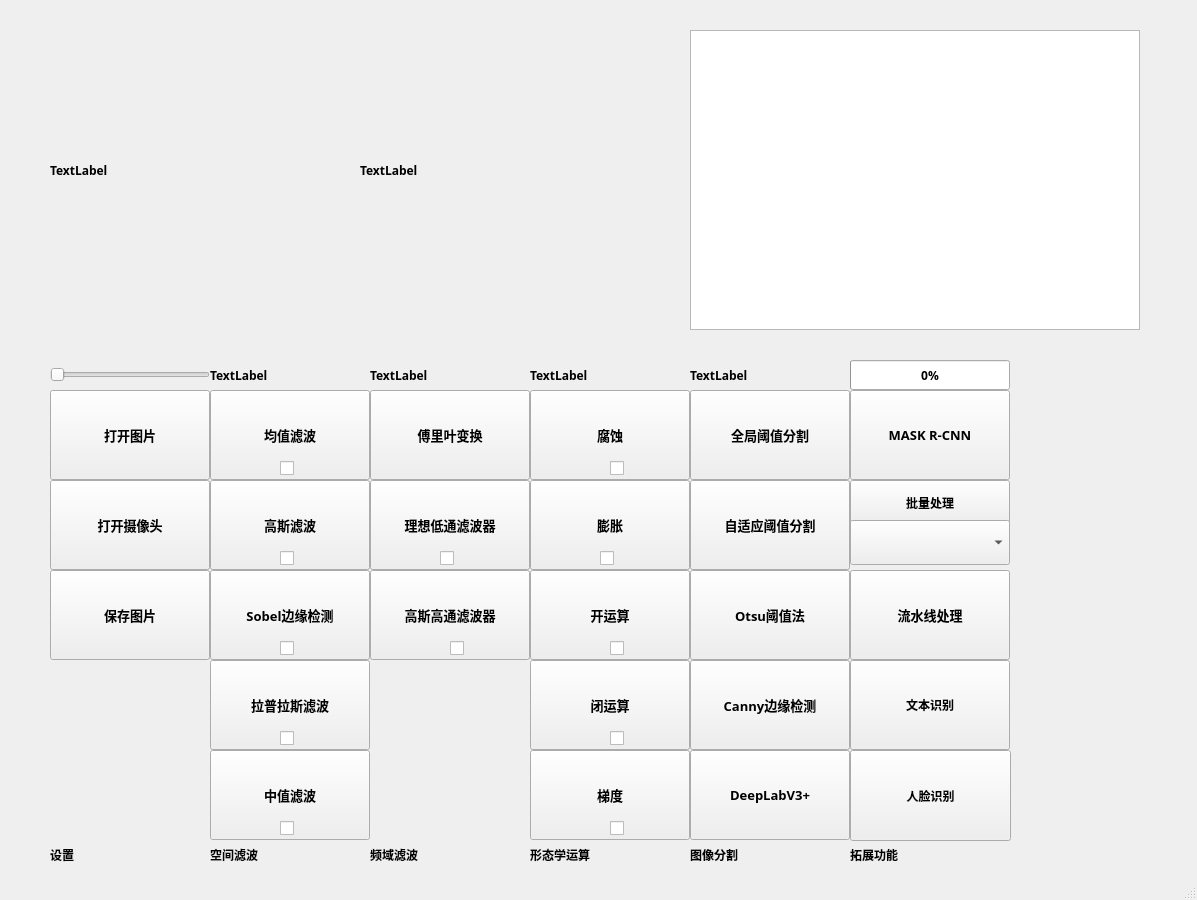
<?xml version="1.0" encoding="UTF-8"?>
<ui version="4.0" idbasedtr="true">
 <class>MainWindow</class>
 <widget class="QMainWindow" name="MainWindow">
  <property name="geometry">
   <rect>
    <x>0</x>
    <y>0</y>
    <width>1197</width>
    <height>900</height>
   </rect>
  </property>
  <property name="font">
   <font>
    <family>楷体</family>
    <weight>75</weight>
    <bold>true</bold>
   </font>
  </property>
  <property name="windowTitle">
   <string>MainWindow</string>
  </property>
  <property name="tabShape">
   <enum>QTabWidget::Rounded</enum>
  </property>
  <widget class="QWidget" name="centralwidget">
   <widget class="QLabel" name="label">
    <property name="geometry">
     <rect>
      <x>50</x>
      <y>20</y>
      <width>300</width>
      <height>300</height>
     </rect>
    </property>
    <property name="text">
     <string>TextLabel</string>
    </property>
    <property name="scaledContents">
     <bool>true</bool>
    </property>
   </widget>
   <widget class="QLabel" name="label_2">
    <property name="geometry">
     <rect>
      <x>360</x>
      <y>20</y>
      <width>300</width>
      <height>300</height>
     </rect>
    </property>
    <property name="text">
     <string>TextLabel</string>
    </property>
    <property name="scaledContents">
     <bool>true</bool>
    </property>
   </widget>
   <widget class="QPushButton" name="pushButton">
    <property name="geometry">
     <rect>
      <x>50</x>
      <y>390</y>
      <width>160</width>
      <height>90</height>
     </rect>
    </property>
    <property name="font">
     <font>
      <family>楷体</family>
      <pointsize>10</pointsize>
      <weight>75</weight>
      <bold>true</bold>
     </font>
    </property>
    <property name="autoFillBackground">
     <bool>true</bool>
    </property>
    <property name="text">
     <string>打开图片</string>
    </property>
    <property name="autoDefault">
     <bool>true</bool>
    </property>
   </widget>
   <widget class="QPushButton" name="pushButton_2">
    <property name="geometry">
     <rect>
      <x>50</x>
      <y>480</y>
      <width>160</width>
      <height>90</height>
     </rect>
    </property>
    <property name="font">
     <font>
      <family>楷体</family>
      <pointsize>10</pointsize>
      <weight>75</weight>
      <bold>true</bold>
     </font>
    </property>
    <property name="autoFillBackground">
     <bool>true</bool>
    </property>
    <property name="text">
     <string>打开摄像头</string>
    </property>
   </widget>
   <widget class="QPushButton" name="pushButton_3">
    <property name="geometry">
     <rect>
      <x>50</x>
      <y>570</y>
      <width>160</width>
      <height>90</height>
     </rect>
    </property>
    <property name="font">
     <font>
      <family>楷体</family>
      <pointsize>10</pointsize>
      <weight>75</weight>
      <bold>true</bold>
     </font>
    </property>
    <property name="text">
     <string>保存图片</string>
    </property>
   </widget>
   <widget class="QPushButton" name="pushButton_4">
    <property name="geometry">
     <rect>
      <x>210</x>
      <y>390</y>
      <width>160</width>
      <height>90</height>
     </rect>
    </property>
    <property name="font">
     <font>
      <family>楷体</family>
      <pointsize>10</pointsize>
      <weight>75</weight>
      <bold>true</bold>
     </font>
    </property>
    <property name="text">
     <string>均值滤波</string>
    </property>
   </widget>
   <widget class="QPushButton" name="pushButton_5">
    <property name="geometry">
     <rect>
      <x>210</x>
      <y>480</y>
      <width>160</width>
      <height>90</height>
     </rect>
    </property>
    <property name="font">
     <font>
      <family>楷体</family>
      <pointsize>10</pointsize>
      <weight>75</weight>
      <bold>true</bold>
     </font>
    </property>
    <property name="text">
     <string>高斯滤波</string>
    </property>
   </widget>
   <widget class="QPushButton" name="pushButton_6">
    <property name="geometry">
     <rect>
      <x>210</x>
      <y>570</y>
      <width>160</width>
      <height>90</height>
     </rect>
    </property>
    <property name="font">
     <font>
      <family>楷体</family>
      <pointsize>10</pointsize>
      <weight>75</weight>
      <bold>true</bold>
     </font>
    </property>
    <property name="text">
     <string>Sobel边缘检测</string>
    </property>
   </widget>
   <widget class="QPushButton" name="pushButton_7">
    <property name="geometry">
     <rect>
      <x>210</x>
      <y>660</y>
      <width>160</width>
      <height>90</height>
     </rect>
    </property>
    <property name="font">
     <font>
      <family>楷体</family>
      <pointsize>10</pointsize>
      <weight>75</weight>
      <bold>true</bold>
     </font>
    </property>
    <property name="text">
     <string>拉普拉斯滤波</string>
    </property>
   </widget>
   <widget class="QPushButton" name="pushButton_8">
    <property name="geometry">
     <rect>
      <x>370</x>
      <y>390</y>
      <width>160</width>
      <height>90</height>
     </rect>
    </property>
    <property name="font">
     <font>
      <family>楷体</family>
      <pointsize>10</pointsize>
      <weight>75</weight>
      <bold>true</bold>
     </font>
    </property>
    <property name="text">
     <string>傅里叶变换</string>
    </property>
   </widget>
   <widget class="QPushButton" name="pushButton_9">
    <property name="geometry">
     <rect>
      <x>370</x>
      <y>480</y>
      <width>160</width>
      <height>90</height>
     </rect>
    </property>
    <property name="font">
     <font>
      <family>楷体</family>
      <pointsize>10</pointsize>
      <weight>75</weight>
      <bold>true</bold>
     </font>
    </property>
    <property name="text">
     <string>理想低通滤波器</string>
    </property>
   </widget>
   <widget class="QPushButton" name="pushButton_10">
    <property name="geometry">
     <rect>
      <x>370</x>
      <y>570</y>
      <width>160</width>
      <height>90</height>
     </rect>
    </property>
    <property name="font">
     <font>
      <family>楷体</family>
      <pointsize>10</pointsize>
      <weight>75</weight>
      <bold>true</bold>
     </font>
    </property>
    <property name="text">
     <string>高斯高通滤波器</string>
    </property>
   </widget>
   <widget class="QPushButton" name="pushButton_11">
    <property name="geometry">
     <rect>
      <x>530</x>
      <y>390</y>
      <width>160</width>
      <height>90</height>
     </rect>
    </property>
    <property name="font">
     <font>
      <family>楷体</family>
      <pointsize>10</pointsize>
      <weight>75</weight>
      <bold>true</bold>
     </font>
    </property>
    <property name="text">
     <string>腐蚀</string>
    </property>
   </widget>
   <widget class="QPushButton" name="pushButton_12">
    <property name="geometry">
     <rect>
      <x>530</x>
      <y>480</y>
      <width>160</width>
      <height>90</height>
     </rect>
    </property>
    <property name="font">
     <font>
      <family>楷体</family>
      <pointsize>10</pointsize>
      <weight>75</weight>
      <bold>true</bold>
     </font>
    </property>
    <property name="text">
     <string>膨胀</string>
    </property>
   </widget>
   <widget class="QPushButton" name="pushButton_13">
    <property name="geometry">
     <rect>
      <x>530</x>
      <y>570</y>
      <width>160</width>
      <height>90</height>
     </rect>
    </property>
    <property name="font">
     <font>
      <family>楷体</family>
      <pointsize>10</pointsize>
      <weight>75</weight>
      <bold>true</bold>
     </font>
    </property>
    <property name="text">
     <string>开运算</string>
    </property>
   </widget>
   <widget class="QPushButton" name="pushButton_14">
    <property name="geometry">
     <rect>
      <x>530</x>
      <y>660</y>
      <width>160</width>
      <height>90</height>
     </rect>
    </property>
    <property name="font">
     <font>
      <family>楷体</family>
      <pointsize>10</pointsize>
      <weight>75</weight>
      <bold>true</bold>
     </font>
    </property>
    <property name="text">
     <string>闭运算</string>
    </property>
   </widget>
   <widget class="QPushButton" name="pushButton_15">
    <property name="geometry">
     <rect>
      <x>210</x>
      <y>750</y>
      <width>160</width>
      <height>90</height>
     </rect>
    </property>
    <property name="font">
     <font>
      <family>楷体</family>
      <pointsize>10</pointsize>
      <weight>75</weight>
      <bold>true</bold>
     </font>
    </property>
    <property name="text">
     <string>中值滤波</string>
    </property>
   </widget>
   <widget class="QPushButton" name="pushButton_16">
    <property name="geometry">
     <rect>
      <x>530</x>
      <y>750</y>
      <width>160</width>
      <height>90</height>
     </rect>
    </property>
    <property name="font">
     <font>
      <family>楷体</family>
      <pointsize>10</pointsize>
      <weight>75</weight>
      <bold>true</bold>
     </font>
    </property>
    <property name="text">
     <string>梯度</string>
    </property>
   </widget>
   <widget class="QPushButton" name="pushButton_17">
    <property name="geometry">
     <rect>
      <x>690</x>
      <y>390</y>
      <width>160</width>
      <height>90</height>
     </rect>
    </property>
    <property name="font">
     <font>
      <family>楷体</family>
      <pointsize>10</pointsize>
      <weight>75</weight>
      <bold>true</bold>
     </font>
    </property>
    <property name="text">
     <string>全局阈值分割</string>
    </property>
   </widget>
   <widget class="QPushButton" name="pushButton_18">
    <property name="geometry">
     <rect>
      <x>690</x>
      <y>480</y>
      <width>160</width>
      <height>90</height>
     </rect>
    </property>
    <property name="font">
     <font>
      <family>楷体</family>
      <pointsize>10</pointsize>
      <weight>75</weight>
      <bold>true</bold>
     </font>
    </property>
    <property name="text">
     <string>自适应阈值分割</string>
    </property>
   </widget>
   <widget class="QPushButton" name="pushButton_19">
    <property name="geometry">
     <rect>
      <x>690</x>
      <y>570</y>
      <width>160</width>
      <height>90</height>
     </rect>
    </property>
    <property name="font">
     <font>
      <family>楷体</family>
      <pointsize>10</pointsize>
      <weight>75</weight>
      <bold>true</bold>
     </font>
    </property>
    <property name="text">
     <string>Otsu阈值法</string>
    </property>
   </widget>
   <widget class="QPushButton" name="pushButton_20">
    <property name="geometry">
     <rect>
      <x>690</x>
      <y>660</y>
      <width>160</width>
      <height>90</height>
     </rect>
    </property>
    <property name="font">
     <font>
      <family>楷体</family>
      <pointsize>10</pointsize>
      <weight>75</weight>
      <bold>true</bold>
     </font>
    </property>
    <property name="text">
     <string>Canny边缘检测</string>
    </property>
   </widget>
   <widget class="QPushButton" name="pushButton_21">
    <property name="geometry">
     <rect>
      <x>690</x>
      <y>750</y>
      <width>160</width>
      <height>90</height>
     </rect>
    </property>
    <property name="font">
     <font>
      <family>楷体</family>
      <pointsize>10</pointsize>
      <weight>75</weight>
      <bold>true</bold>
     </font>
    </property>
    <property name="text">
     <string>DeepLabV3+</string>
    </property>
   </widget>
   <widget class="QSlider" name="horizontalSlider">
    <property name="geometry">
     <rect>
      <x>50</x>
      <y>360</y>
      <width>160</width>
      <height>30</height>
     </rect>
    </property>
    <property name="autoFillBackground">
     <bool>false</bool>
    </property>
    <property name="orientation">
     <enum>Qt::Horizontal</enum>
    </property>
   </widget>
   <widget class="QLabel" name="label_slider_value">
    <property name="geometry">
     <rect>
      <x>210</x>
      <y>360</y>
      <width>150</width>
      <height>30</height>
     </rect>
    </property>
    <property name="text">
     <string>TextLabel</string>
    </property>
   </widget>
   <widget class="QLabel" name="label_slider_value_2">
    <property name="geometry">
     <rect>
      <x>370</x>
      <y>360</y>
      <width>160</width>
      <height>30</height>
     </rect>
    </property>
    <property name="text">
     <string>TextLabel</string>
    </property>
   </widget>
   <widget class="QLabel" name="label_slider_value_3">
    <property name="geometry">
     <rect>
      <x>530</x>
      <y>360</y>
      <width>160</width>
      <height>30</height>
     </rect>
    </property>
    <property name="text">
     <string>TextLabel</string>
    </property>
   </widget>
   <widget class="QLabel" name="label_slider_value_4">
    <property name="geometry">
     <rect>
      <x>690</x>
      <y>360</y>
      <width>160</width>
      <height>30</height>
     </rect>
    </property>
    <property name="text">
     <string>TextLabel</string>
    </property>
   </widget>
   <widget class="QPushButton" name="pushButton_22">
    <property name="geometry">
     <rect>
      <x>850</x>
      <y>390</y>
      <width>160</width>
      <height>90</height>
     </rect>
    </property>
    <property name="font">
     <font>
      <family>楷体</family>
      <pointsize>10</pointsize>
      <weight>75</weight>
      <bold>true</bold>
     </font>
    </property>
    <property name="text">
     <string>MASK R-CNN</string>
    </property>
   </widget>
   <widget class="QPushButton" name="pushButton_23">
    <property name="geometry">
     <rect>
      <x>850</x>
      <y>480</y>
      <width>160</width>
      <height>45</height>
     </rect>
    </property>
    <property name="font">
     <font>
      <family>楷体</family>
      <weight>75</weight>
      <bold>true</bold>
     </font>
    </property>
    <property name="text">
     <string>批量处理</string>
    </property>
   </widget>
   <widget class="QComboBox" name="comboBox_filter">
    <property name="geometry">
     <rect>
      <x>850</x>
      <y>520</y>
      <width>160</width>
      <height>45</height>
     </rect>
    </property>
    <property name="font">
     <font>
      <family>楷体</family>
      <weight>75</weight>
      <bold>true</bold>
     </font>
    </property>
   </widget>
   <widget class="QProgressBar" name="progressBar">
    <property name="geometry">
     <rect>
      <x>850</x>
      <y>360</y>
      <width>160</width>
      <height>30</height>
     </rect>
    </property>
    <property name="value">
     <number>0</number>
    </property>
   </widget>
   <widget class="QLabel" name="label_3">
    <property name="geometry">
     <rect>
      <x>210</x>
      <y>840</y>
      <width>160</width>
      <height>30</height>
     </rect>
    </property>
    <property name="text">
     <string>空间滤波</string>
    </property>
   </widget>
   <widget class="QLabel" name="label_4">
    <property name="geometry">
     <rect>
      <x>370</x>
      <y>840</y>
      <width>160</width>
      <height>30</height>
     </rect>
    </property>
    <property name="text">
     <string>频域滤波</string>
    </property>
   </widget>
   <widget class="QLabel" name="label_5">
    <property name="geometry">
     <rect>
      <x>530</x>
      <y>840</y>
      <width>160</width>
      <height>30</height>
     </rect>
    </property>
    <property name="text">
     <string>形态学运算</string>
    </property>
   </widget>
   <widget class="QLabel" name="label_6">
    <property name="geometry">
     <rect>
      <x>690</x>
      <y>840</y>
      <width>160</width>
      <height>30</height>
     </rect>
    </property>
    <property name="text">
     <string>图像分割</string>
    </property>
   </widget>
   <widget class="QLabel" name="label_7">
    <property name="geometry">
     <rect>
      <x>850</x>
      <y>840</y>
      <width>160</width>
      <height>30</height>
     </rect>
    </property>
    <property name="text">
     <string>拓展功能</string>
    </property>
   </widget>
   <widget class="QLabel" name="label_8">
    <property name="geometry">
     <rect>
      <x>50</x>
      <y>840</y>
      <width>160</width>
      <height>30</height>
     </rect>
    </property>
    <property name="text">
     <string>设置</string>
    </property>
   </widget>
   <widget class="QCheckBox" name="checkBox">
    <property name="geometry">
     <rect>
      <x>280</x>
      <y>460</y>
      <width>16</width>
      <height>16</height>
     </rect>
    </property>
    <property name="text">
     <string/>
    </property>
   </widget>
   <widget class="QCheckBox" name="checkBox_2">
    <property name="geometry">
     <rect>
      <x>280</x>
      <y>550</y>
      <width>16</width>
      <height>16</height>
     </rect>
    </property>
    <property name="text">
     <string/>
    </property>
   </widget>
   <widget class="QCheckBox" name="checkBox_3">
    <property name="geometry">
     <rect>
      <x>280</x>
      <y>640</y>
      <width>16</width>
      <height>16</height>
     </rect>
    </property>
    <property name="text">
     <string/>
    </property>
   </widget>
   <widget class="QCheckBox" name="checkBox_4">
    <property name="geometry">
     <rect>
      <x>280</x>
      <y>730</y>
      <width>16</width>
      <height>16</height>
     </rect>
    </property>
    <property name="text">
     <string/>
    </property>
   </widget>
   <widget class="QCheckBox" name="checkBox_5">
    <property name="geometry">
     <rect>
      <x>280</x>
      <y>820</y>
      <width>16</width>
      <height>16</height>
     </rect>
    </property>
    <property name="text">
     <string/>
    </property>
   </widget>
   <widget class="QCheckBox" name="checkBox_6">
    <property name="geometry">
     <rect>
      <x>610</x>
      <y>460</y>
      <width>16</width>
      <height>16</height>
     </rect>
    </property>
    <property name="autoFillBackground">
     <bool>true</bool>
    </property>
    <property name="text">
     <string/>
    </property>
    <property name="tristate">
     <bool>false</bool>
    </property>
   </widget>
   <widget class="QCheckBox" name="checkBox_7">
    <property name="geometry">
     <rect>
      <x>600</x>
      <y>550</y>
      <width>16</width>
      <height>16</height>
     </rect>
    </property>
    <property name="text">
     <string/>
    </property>
   </widget>
   <widget class="QCheckBox" name="checkBox_8">
    <property name="geometry">
     <rect>
      <x>610</x>
      <y>640</y>
      <width>16</width>
      <height>16</height>
     </rect>
    </property>
    <property name="text">
     <string/>
    </property>
   </widget>
   <widget class="QCheckBox" name="checkBox_9">
    <property name="geometry">
     <rect>
      <x>610</x>
      <y>730</y>
      <width>16</width>
      <height>16</height>
     </rect>
    </property>
    <property name="text">
     <string/>
    </property>
   </widget>
   <widget class="QCheckBox" name="checkBox_10">
    <property name="geometry">
     <rect>
      <x>610</x>
      <y>820</y>
      <width>16</width>
      <height>16</height>
     </rect>
    </property>
    <property name="text">
     <string/>
    </property>
   </widget>
   <widget class="QCheckBox" name="checkBox_11">
    <property name="geometry">
     <rect>
      <x>440</x>
      <y>550</y>
      <width>16</width>
      <height>16</height>
     </rect>
    </property>
    <property name="text">
     <string/>
    </property>
   </widget>
   <widget class="QCheckBox" name="checkBox_12">
    <property name="geometry">
     <rect>
      <x>450</x>
      <y>640</y>
      <width>16</width>
      <height>16</height>
     </rect>
    </property>
    <property name="text">
     <string/>
    </property>
   </widget>
   <widget class="QPushButton" name="pushButton_24">
    <property name="geometry">
     <rect>
      <x>850</x>
      <y>570</y>
      <width>160</width>
      <height>90</height>
     </rect>
    </property>
    <property name="font">
     <font>
      <family>楷体</family>
      <pointsize>10</pointsize>
      <weight>75</weight>
      <bold>true</bold>
     </font>
    </property>
    <property name="text">
     <string>流水线处理</string>
    </property>
   </widget>
   <widget class="QPushButton" name="pushButton_25">
    <property name="geometry">
     <rect>
      <x>850</x>
      <y>660</y>
      <width>160</width>
      <height>90</height>
     </rect>
    </property>
    <property name="text">
     <string>文本识别</string>
    </property>
   </widget>
   <widget class="QPushButton" name="pushButton_26">
    <property name="geometry">
     <rect>
      <x>850</x>
      <y>750</y>
      <width>161</width>
      <height>91</height>
     </rect>
    </property>
    <property name="text">
     <string>人脸识别</string>
    </property>
   </widget>
   <widget class="QTextBrowser" name="textBrowser">
    <property name="geometry">
     <rect>
      <x>690</x>
      <y>30</y>
      <width>450</width>
      <height>300</height>
     </rect>
    </property>
   </widget>
  </widget>
  <widget class="QMenuBar" name="menubar">
   <property name="geometry">
    <rect>
     <x>0</x>
     <y>0</y>
     <width>1197</width>
     <height>18</height>
    </rect>
   </property>
  </widget>
  <widget class="QStatusBar" name="statusbar"/>
 </widget>
 <resources/>
 <connections/>
 <designerdata>
  <property name="gridDeltaX">
   <number>10</number>
  </property>
  <property name="gridDeltaY">
   <number>10</number>
  </property>
  <property name="gridSnapX">
   <bool>true</bool>
  </property>
  <property name="gridSnapY">
   <bool>true</bool>
  </property>
  <property name="gridVisible">
   <bool>true</bool>
  </property>
 </designerdata>
</ui>
